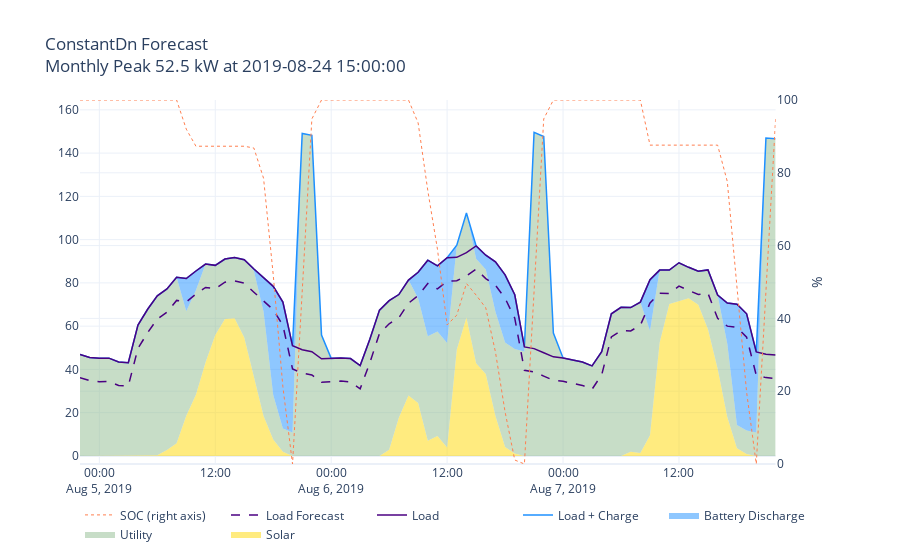

This figure's notebook cell:
### Code cell
#fcast2 = '7 Random'

monthly_peaks = calc_monthly_peaks2(dispatch2.grid,peak_hours)
if monthly_peaks is not None:
    peak2 = monthly_peaks.iloc[month-1]['grid kw']
    t_peak2 = monthly_peaks.iloc[month-1]['grid t']
else:
    peak2 = None
    t_peak2 = None   

begin2 = t_peak2 - pd.Timedelta('1h')*36
end2 = t_peak2 + pd.Timedelta('1h')*36

f = plotly_stacked(dispatch2.loc[begin:end],
                    solar='pv',
                    load='load',
                    load_forecast='load_forecast',
                    batt='batt',
                    utility='grid',
                    soc='soc',
                    theme='plotly_white',
                    title=f'{fcast2} Forecast<br>Monthly Peak {peak2} kW at {t_peak2}')
